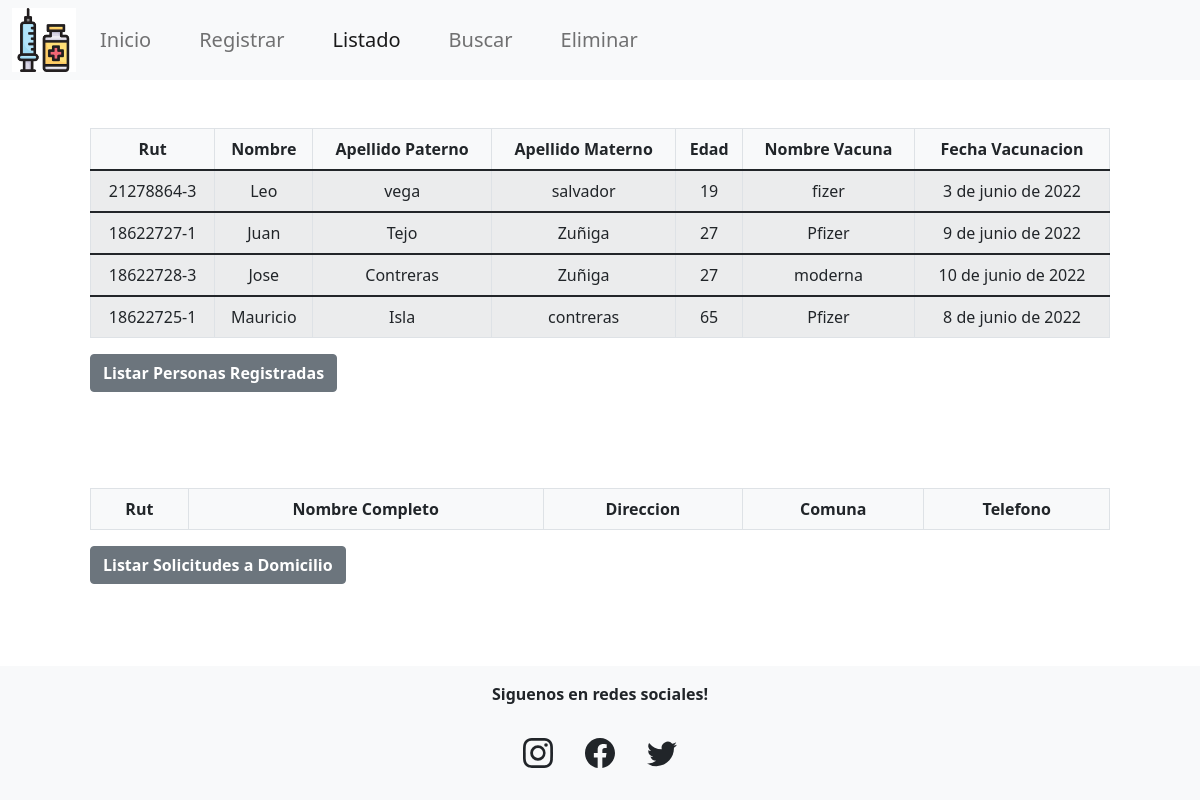
The page /listar_personas/ on the database its author committed.
### app_gestion/models.py (models this page shows)
class Persona(models.Model):
    rut=models.CharField(max_length=10)
    nombre=models.CharField(max_length=30)
    ap_paterno=models.CharField(max_length=30)
    ap_materno=models.CharField(max_length=30)
    edad=models.IntegerField()
    vacuna=models.CharField(max_length=10)
    fecha=models.DateField(max_length=20)

### app_gestion/views.py (the view)
# urls.py: path('listar_personas/', views.listar_personas),
def listar_personas(request):
    datos = Persona.objects.all()
    return render(request, "listar.html",{'personas':datos})

### app_gestion/templates/listar.html (shortened to what this page needs)
{% load static %}
<!DOCTYPE html>
<html lang="en">
<head>
    <link rel="stylesheet" href="{% static '/css/estilos.css' %}" type="text/css">
    <link href="https://cdn.jsdelivr.net/npm/bootstrap@5.1.3/dist/css/bootstrap.min.css" rel="stylesheet">
</head>
<body id="bg" style="background-image: url('{% static 'img/body_background.jpg' %}')">
  <header>
    <nav class="container-fluid navbar navbar-expand-lg navbar-light bg-light">
        <img src="{% static 'img/logo.png' %}" height="64" width="64" alt="">
        <div class="collapse navbar-collapse" id="navbarSupportedContent">
            <ul class="navbar-nav me-auto mb-2 mb-lg-0">
                <li class="nav-item px-3 lead">
                    <a class="nav-link"  href="/index/">Inicio</a>
                </li>
                <li class="nav-item px-3 lead">
                    <a class="nav-link" href="/ingresar_persona/">Registrar</a>
                </li>
                <li class="nav-item px-3 lead">
                    <a class="nav-link active" href="/listar/">Listado</a>
                </li>
                <li class="nav-item px-3 lead">
                    <a class="nav-link" aria-current="page" href="/busqueda_personas/">Buscar</a>
                </li>
                <li class="nav-item px-3 lead">
                  <a class="nav-link" aria-current="page" href="/eliminar_personas/">Eliminar</a>
              </li>
            </ul>
        </div>
    </nav>
  </header>
    <div class="container">
      <div class="row">
        <div class="col-lg-12">
          <form action="/listar_personas/" method="get" class="p-5">
            <div class="table-responsive">
              <table class="table table-striped table-bordered table-condensed bg-light" style="width:100%">
                <thead class="text-center">
                    <th>Rut</th>
                    <th>Nombre</th>
                    <th>Apellido Paterno</th>
                    <th>Apellido Materno</th>
                    <th>Edad</th>
                    <th>Nombre Vacuna</th>
                    <th>Fecha Vacunacion</th>
                </thead>
                {% if personas %}
                {% for per in personas %}
                <tbody>
                    <tr>
                        <td><div class="text-center">{{per.rut}}</div></td>
                        <td><div class="text-center">{{per.nombre}}</div></td>
                        <td><div class="text-center">{{per.ap_paterno}}</div></td>
                        <td><div class="text-center">{{per.ap_materno}}</div></td>
                        <td><div class="text-center">{{per.edad}}</div></td>
                        <td><div class="text-center">{{per.vacuna}}</div></td>
                        <td><div class="text-center">{{per.fecha}}</div></td>
                    </tr>
                </tbody>
                {% endfor %}
                {% endif %}
              </table>
            </div>
            <div class="col-auto">
              <button type="submit" class="btn btn-secondary boton">Listar Personas Registradas</button>
            </div>
        </form>
        </div>
      </div>
    </div>
        <div class="container">
            <div class="row">
              <div class="col-lg-12">
                <form action="/listar_domicilios/" method="get" class="p-5">
                  <div class="table-responsive">
                    <table class="table table-striped table-bordered table-condensed bg-light" style="width:100%">
                      <thead class="text-center">
                          <th>Rut</th>
                          <th>Nombre Completo</th>
                          <th>Direccion</th>
                          <th>Comuna</th>
                          <th>Telefono</th>
                      </thead>
                    </table>
                  </div>
                  <div class="col-auto">
                    <button type="submit" class="btn btn-secondary boton">Listar Solicitudes a Domicilio</button>
                  </div>
              </form>
              </div>
            </div>
          </div>
  <footer class="container-fluid bg-light p-3">
    <p class="text-center fw-bold">Siguenos en redes sociales!</p>
    <div class="d-flex justify-content-center p-3">
        <a href="https://www.instagram.com" class="px-3 text-dark">
        <a href="https://www.facebook.com" class="px-3 text-dark">
        </a>
        <a href="https://www.twitter.com" class="px-3 text-dark">
        </a>
        </div>
</footer>
</html>

### app_gestion/static/css/estilos.css (style rules this page uses)
#bg { background-repeat: no-repeat; background-position: top; background-size: cover; background-attachment: fixed; }
.boton { background: #222A3F; padding: 10px; font-size: 16px; font-weight: 700 !important; color: white; }
footer { position:fixed; left:0px; bottom:0px; }

### rows shown on the page
Persona: rut "21278864-3", nombre "Leo", ap_paterno "vega", ap_materno "salvador", edad "19", vacuna "fizer", fecha "3 de junio de 2022"
Persona: rut "18622727-1", nombre "Juan", ap_paterno "Tejo", ap_materno "Zuñiga", edad "27", vacuna "Pfizer", fecha "9 de junio de 2022"
Persona: rut "18622728-3", nombre "Jose", ap_paterno "Contreras", ap_materno "Zuñiga", edad "27", vacuna "moderna", fecha "10 de junio de 2022"
Persona: rut "18622725-1", nombre "Mauricio", ap_paterno "Isla", ap_materno "contreras", edad "65", vacuna "Pfizer", fecha "8 de junio de 2022"
